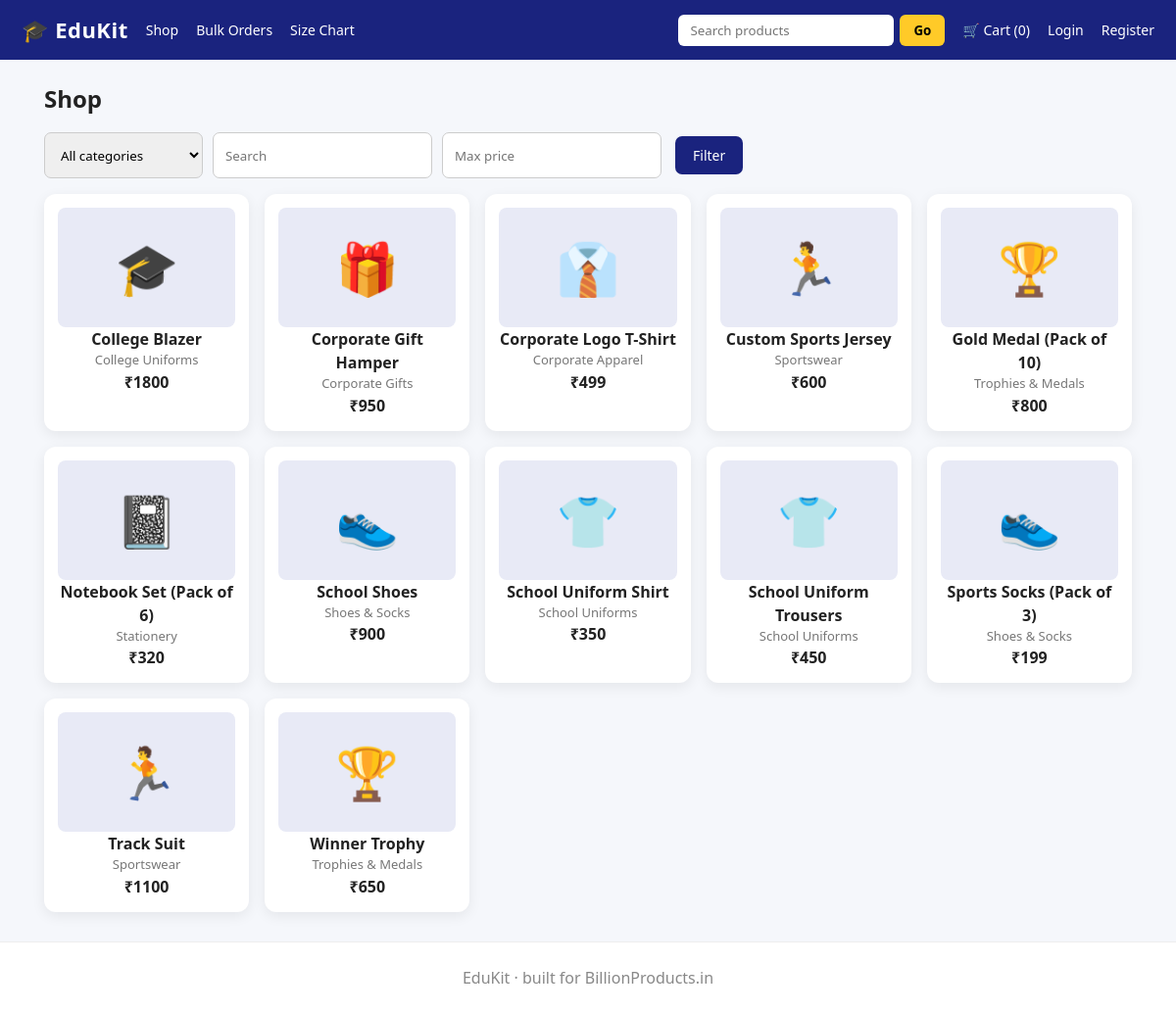
Page /products on the committed database.
### tables this page shows
CREATE TABLE products(id INTEGER PRIMARY KEY AUTOINCREMENT, name TEXT, category TEXT,
  description TEXT, price REAL, stock INTEGER, image TEXT DEFAULT '', customizable INTEGER DEFAULT 0);

### app.py (the view)
@app.route('/products')
def products():
    cat = request.args.get('category', '')
    s = request.args.get('q', '').strip()
    mx = request.args.get('max', '')
    sql, args = 'SELECT * FROM products WHERE 1=1', []
    if cat:
        sql += ' AND category=?'
        args.append(cat)
    if s:
        sql += ' AND (name LIKE ? OR description LIKE ?)'
        args += [f'%{s}%'] * 2
    if mx.isdigit():
        sql += ' AND price<=?'
        args.append(int(mx))
    return render_template('products.html', items=q(sql + ' ORDER BY name', args),
                           cats=CATEGORIES, cat=cat, s=s, mx=mx)

### app.py (called while the page is built)
def db():
    if 'db' not in g:
        g.db = sqlite3.connect(DB)
        g.db.row_factory = sqlite3.Row
    return g.db

def q(sql, args=(), one=False):
    cur = db().execute(sql, args)
    rows = cur.fetchall()
    db().commit()
    return (rows[0] if rows else None) if one else rows

@app.context_processor
def inject_cart():
    return {'cart_count': sum(c['qty'] for c in session.get('cart', []))}

### templates/products.html
{% extends 'base.html' %}{% block content %}
<h2>Shop</h2>
<form class='filters'>
  <select name='category'><option value=''>All categories</option>
    {% for c in cats %}<option {{ 'selected' if c == cat }}>{{ c }}</option>{% endfor %}</select>
  <input name='q' value='{{ s }}' placeholder='Search'>
  <input name='max' type='number' value='{{ mx }}' placeholder='Max price'>
  <button class='btn'>Filter</button>
</form>
<div class='grid'>{% for p in items %}{% include '_card.html' %}{% else %}<p>No products found.</p>{% endfor %}</div>
{% endblock %}

### templates/_card.html
<a class='card' href='/product/{{ p.id }}'>
  {% if p.image %}<img src='/static/uploads/{{ p.image }}' alt='{{ p.name }}'>
  {% else %}<div class='ph'>{{ EMOJI.get(p.category, '📦') }}</div>{% endif %}
  <h4>{{ p.name }}</h4><p class='muted'>{{ p.category }}</p><b>₹{{ '%.0f'|format(p.price) }}</b>
</a>

### static/css/style.css (style rules this page uses)
* { margin:0; padding:0; box-sizing:border-box; font-family: Segoe UI, Arial, sans-serif; }
body { background:#f5f7fb; color:#222; line-height:1.5; }
.btn { background:#1a237e; color:#fff; padding:10px 18px; border-radius:7px; text-decoration:none; border:none; cursor:pointer; display:inline-block; margin:4px; font-size:14px; }
.grid { display:grid; grid-template-columns: repeat(auto-fill, minmax(190px,1fr)); gap:16px; margin:16px 0; }
.card { background:#fff; border-radius:12px; padding:14px; text-align:center; text-decoration:none; color:#222; box-shadow:0 4px 14px rgba(0,0,0,0.07); transition:0.2s; }
.card .ph { font-size:52px; padding:22px; background:#e8eaf6; border-radius:8px; }
.muted { color:#777; font-size:13px; }
.filters { display:flex; gap:10px; margin:16px 0; flex-wrap:wrap; }
.filters input, .filters select { padding:9px 12px; border-radius:7px; border:1px solid #ccc; }

### rows in the picture
products: get "🎓", name "College Blazer", category "College Uniforms", price "1800"
products: get "🎁", name "Corporate Gift Hamper", category "Corporate Gifts", price "950"
products: get "👔", name "Corporate Logo T-Shirt", category "Corporate Apparel", price "499"
products: get "🏃", name "Custom Sports Jersey", category "Sportswear", price "600"
products: get "🏆", name "Gold Medal (Pack of 10)", category "Trophies & Medals", price "800"
products: get "📓", name "Notebook Set (Pack of 6)", category "Stationery", price "320"
products: get "👟", name "School Shoes", category "Shoes & Socks", price "900"
products: get "👕", name "School Uniform Shirt", category "School Uniforms", price "350"
products: get "👕", name "School Uniform Trousers", category "School Uniforms", price "450"
products: get "👟", name "Sports Socks (Pack of 3)", category "Shoes & Socks", price "199"
products: get "🏃", name "Track Suit", category "Sportswear", price "1100"
products: get "🏆", name "Winner Trophy", category "Trophies & Medals", price "650"

### other values in the picture
{{ cart_count }} "0"
